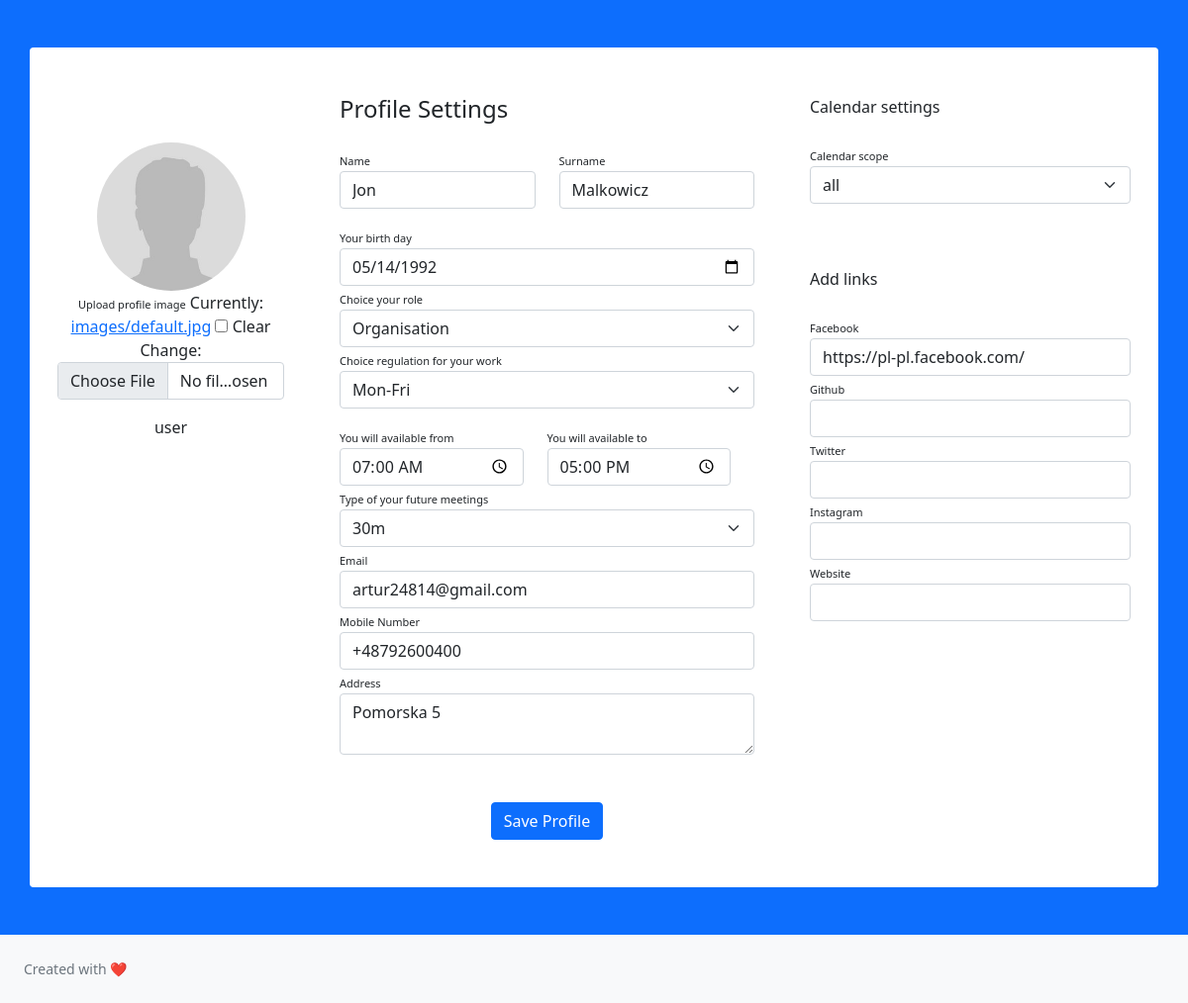
Screenshot of /profile/10/ with the database file from the repository.
### accounts/models.py (models this page shows, shortened)
class Profile(models.Model):
    image = models.ImageField(null=True, blank=True, upload_to="images/", default='images/default.jpg')
    phone_regex = RegexValidator(regex=r'^\+?1?\d{9,15}$',
                                 message="Phone number must be entered in the format: '+999999999'. Up to 15 digits allowed.")
    owner = models.OneToOneField(User, on_delete=models.CASCADE)
    role = models.CharField(max_length=100, choices=ROLE, null=True)
    work_regulations = models.IntegerField(choices=WORK_REG, default=1, null=True)
    available_from = models.TimeField(blank=True, null=True)
    available_to = models.TimeField(blank=True, null=True)
    meeting_type = models.IntegerField(choices=MEETING_TYPE, default=2, null=True)
    birthday = models.DateField(null=True)
    age = models.IntegerField(null=True)
    email = models.EmailField(null=True, blank=True)
    phone_number = models.CharField(validators=[phone_regex], max_length=17, blank=True, null=True)
    adress = models.TextField(null=True, blank=True)
    calendar_scope = models.IntegerField(choices=CALENDAR_SCOPE, null=True)
    day_available_places = models.IntegerField(null=True)
    facebook = models.URLField(max_length=400, null=True, blank=True)
    github = models.URLField(max_length=400, null=True, blank=True)
    twitter = models.URLField(max_length=400, null=True, blank=True)
    instagram = models.URLField(max_length=400, null=True, blank=True)
    website = models.URLField(max_length=400, null=True, blank=True)
    follows = models.ManyToManyField('self', related_name='followed_by', symmetrical=False, blank=True)
    employee = models.ManyToManyField('Employee', related_name='company', blank=True)
    posts = models.ManyToManyField('Posts', related_name='company_post', blank=True)
    class Meta:
        permissions = (
            ("add_employee", "can add employee"),
            )

### accounts/views.py (the view, shortened to what this page needs)
# urls.py: path('profile/<int:user_pk>/', ProfileView.as_view(), name='profile'),
class ProfileView(View):
    def get(self, request, user_pk):
        user = get_object_or_404(User, pk=user_pk)
        form = ProfileForm(instance=user.profile)
        context = {
            'user': user,
            'form': form,
        }
        return render(request, 'accounts/profile.html', context)

### accounts/forms.py
class ProfileForm(forms.ModelForm):
    class Meta:
        model = Profile
        exclude = ['age', 'owner', 'day_available_places']
        widgets = {
            'birthday': forms.DateInput(format=('%Y-%m-%d'),
                                          attrs={'class': 'form-control',
                                                 'type': 'date'}),
            'available_from': forms.TimeInput(format=('%H:%M'),
                                        attrs={'class': 'form-control',
                                               'type': 'time'}),
            'available_to': forms.TimeInput(format=('%H:%M'),
                                              attrs={'class': 'form-control',
                                                     'type': 'time'}),
        }

### templates/accounts/profile.html (shortened to what this page needs)
{% extends 'accounts/base_accounts.html' %}
{% block content %}
{% load widget_tweaks %}
{% load static %}
<div class="container rounded bg-white mt-5 mb-5">
    <form method="post" enctype="multipart/form-data">
    <div class="row">
        <div class="col-md-3 border-right">
            <div class="d-flex flex-column align-items-center text-center p-3 py-5">
                <img class="rounded-circle mt-5" width="150px" src="{{ user.profile.image.url }}">
                <div class="mb-3">
                   <label class="labels" for="{{ form.image.id_for_label }}">Upload profile image</label>
                        {%  render_field form.image class="form-control" %}
                </div>
                <span class="font-weight-bold">{{ user.username }}</span>
            </div>
        </div>
        <div class="col-md-5 border-right">
            <div class="p-3 py-5">
                <div class="d-flex justify-content-between align-items-center mb-3">
                    <h4 class="text-right">Profile Settings</h4>
                </div>
                <div class="row mt-2">
                    <div class="col-md-6"><label class="labels">Name</label><input type="text" class="form-control" placeholder="first name" value="{{ user.first_name }}"></div>
                    <div class="col-md-6"><label class="labels">Surname</label><input type="text" class="form-control" value="{{ user.last_name }}" placeholder="surname"></div>
                </div>
                <div class="row mt-3">
                    <div class="col-md-12">
                        <label class="labels" for="{{ form.birthday.id_for_label }}">Your birth day</label>
                        {%  render_field form.birthday class="form-control" %}
                    </div>
                    <div class="col-md-12">
                        <label class="labels" for="{{ form.role.id_for_label }}">Choice your role</label>
                        {%  render_field form.role class="form-select" %}
                    </div>
                    <div class="col-md-12">
                        <label class="labels" for="{{ form.work_regulations.id_for_label }}">Choice regulation for your work</label>
                        {%  render_field form.work_regulations class="form-select" %}
                    </div>
                    <div class="row mt-3">
                        <div class="col-md-6">
                           <label class="labels" for="{{ form.available_from.id_for_label }}">You will available from</label>
                           {%  render_field form.available_from class="form-control" %}
                        </div>
                        <div class="col-md-6">
                            <label class="labels" for="{{ form.available_to.id_for_label }}">You will available to</label>
                            {%  render_field form.available_to class="form-control" %}
                        </div>
                    </div>
                    <div class="col-md-12">
                        <label class="labels" for="{{ form.meeting_type.id_for_label }}">Type of your future meetings</label>
                        {%  render_field form.meeting_type class="form-select" %}
                    </div>
                    <div class="col-md-12">
                        <label class="labels" for="{{ form.email.id_for_label }}">Email</label>
                        {%  render_field form.email class="form-control" placeholder="enter email"%}
                    </div>
                    <div class="col-md-12">
                        <label class="labels" for="{{ form.phone_number.id_for_label }}">Mobile Number</label>
                        {%  render_field form.phone_number class="form-control" placeholder="enter phone number" %}
                    </div>
                    <div class="col-md-12">
                        <label class="labels" for="{{ form.adress.id_for_label }}">Address</label>
                        {%  render_field form.adress class="form-control" placeholder="enter phone address" rows='2'%}
                    </div>
                </div>
                <div class="mt-5 text-center"><button class="btn btn-primary profile-button" type="submit">Save Profile</button></div>
            </div>
        </div>
        <div class="col-md-4">
            <div class="p-3 py-5">
                <div class="d-flex justify-content-between align-items-center experience">
                    <span>Calendar settings</span>
                </div><br>
                <div class="col-md-12">
                    <label class="labels" for="{{ form.calendar_scope.id_for_label }}">Calendar scope</label>
                    {%  render_field form.calendar_scope class="form-select"%}
                </div>
            </div>
            <div class="p-3">
                <div class="d-flex justify-content-between align-items-center experience">
                    <span>Add links</span>
                </div><br>
                <div class="col-md-12">
                    <label class="labels" for="{{ form.calendar_scope.id_for_label }}">Facebook</label>
                    {%  render_field form.facebook class="form-control"%}
                </div>
                <div class="col-md-12">
                    <label class="labels" for="{{ form.calendar_scope.id_for_label }}">Github</label>
                    {%  render_field form.github class="form-control"%}
                </div>
                <div class="col-md-12">
                    <label class="labels" for="{{ form.calendar_scope.id_for_label }}">Twitter</label>
                    {%  render_field form.twitter class="form-control"%}
                </div>
                <div class="col-md-12">
                    <label class="labels" for="{{ form.calendar_scope.id_for_label }}">Instagram</label>
                    {%  render_field form.instagram class="form-control"%}
                </div>
                <div class="col-md-12">
                    <label class="labels" for="{{ form.calendar_scope.id_for_label }}">Website</label>
                    {%  render_field form.website class="form-control"%}
                </div>
            </div>
        </div>
    </div>
        </form>
</div>
{% endblock %}

### static/css/style-accounts.css (style rules this page uses)
.labels { font-size: 11px }

### rows the page displays
Profile: birthday "05/14/1992", role "Organisation", work_regulations "Mon-Fri", available_from "07:00", available_to "17:00", meeting_type "30m", email "artur24814@gmail.com", phone_number "+48792600400", adress "Pomorska 5", calendar_scope "all", facebook "https://pl-pl.facebook.com/"

### other values shown
{{ user.username }} "user"
